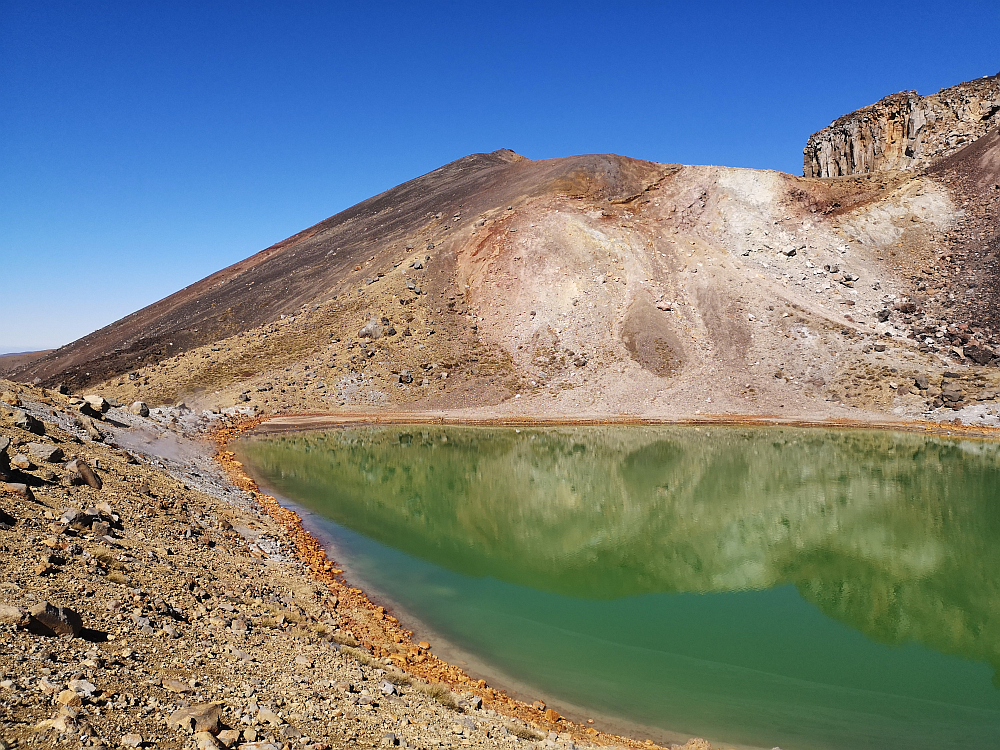
#> input picture images/panoramaStitching/tongariro_left_01.png, 1000 x 750 px
$ python A1P2.py
#> lines starting #> are read from the running program, lines starting #| are printed output that depends on the picture
### A1P1.py
from operator import truediv

from PIL import Image
from scipy.sparse.linalg import MatrixRankWarning

import imageProcessing.convolve2D as IPConv2D
import math

import random
import numpy as np
from matplotlib import pyplot
from matplotlib.patches import Circle, ConnectionPatch
from timeit import default_timer as timer
from scipy.ndimage import distance_transform_edt as edt, binary_dilation
import imageIO.readwrite as IORW
import imageProcessing.pixelops as IPPixelOps
import imageProcessing.utilities as IPUtils
import imageProcessing.smoothing as IPSmooth

def average_lvbo(width, height, pixels):
    out = IPUtils.createInitializedGreyscalePixelArray(width,height)
    # If the skeleton code skips edges, change to range(1, image_height-1)
    for r in range(1, height - 1):
        for c in range(1,width - 1):
            s = 0.0
            for rr in range(-1, 2):
                for cc in range(-1, 2):
                    s += pixels[r + rr][c + cc]
                    out[r][c] = s / 9.0
    return out

def load_Grey(image_path):
    img = Image.open(image_path).convert('L')
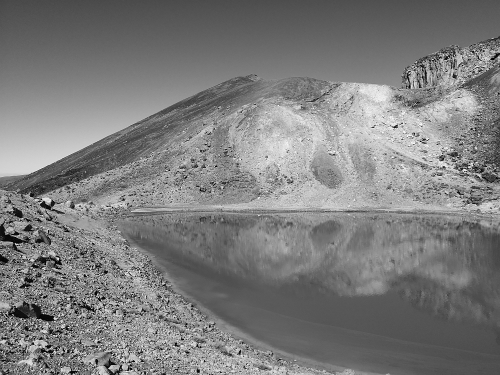
#> img: PIL image 1000x750 L (shown at 1/2 size); min 0, max 255, mean 124.9
    width, height = img.size
    pixels = list(img.getdata())
#> pixels = 750000 items

    pixel_array = []
    for y in range(height):
        row = []
        for x in range(width):
            grey = pixels[y * width + x]
            row.append(grey)
        pixel_array.append(row)
#> after the loop, pixel_array = 750 items
    return width, height, pixel_array

#When k_size = 5
def jisuan_Gaosilvbo(width, height, pixels):
    k = [0.0625, 0.25, 0.375, 0.25, 0.0625]  # sigma≈1.0
    averaged = IPConv2D.computeSeparableConvolution2DOddNTapBorderZero(
    pixels, width, height, k
     )
    return averaged

def sobel_core(width, height, pixels):
    sobel_x = [[-1, 0, 1],
    [-2, 0, 2],
    [-1, 0, 1]]
    sobel_y = [[-1, -2, -1],
    [0, 0, 0],
    [1, 2, 1]]
    Ix = IPUtils.createInitializedGreyscalePixelArray(width, height)
    Iy = IPUtils.createInitializedGreyscalePixelArray(width, height)
    # 略去边界
    for r in range(1, height - 1):
        for c in range(1,width - 1):
            gx = 0.0
            gy = 0.0
            for rr in range(-1, 2):
                for cc in range(-1, 2):
                    pixel_val = pixels[r + rr][c + cc]
                    gx += pixel_val * sobel_x[rr + 1][cc + 1]
                    gy += pixel_val * sobel_y[rr + 1][cc + 1]
            Ix[r][c] = gx
            Iy[r][c] = gy
    return Ix, Iy

# 2. Harris 角点检测（不使用第三方库）
def computeHarrisCorners(pixels, width, height, k=0.04):
    # 1) 计算梯度 Ix, Iy
    Ix, Iy = sobel_core(width,height,pixels)

    # 2) 初始化 Ixx, Iyy, Ixy
    Ixx = IPUtils.createInitializedGreyscalePixelArray(width, height)
    Iyy = IPUtils.createInitializedGreyscalePixelArray(width, height)
    Ixy = IPUtils.createInitializedGreyscalePixelArray(width,  height)

    R= IPUtils.createInitializedGreyscalePixelArray(width, height)

    for y in range(height):
        for x in range(width):
            xx = Ix[y][x]
            yy = Iy[y][x]
            Ixx[y][x] = xx * xx
            Iyy[y][x] = yy * yy
            Ixy[y][x] = xx * yy

    # 3) 对 Ixx, Iyy, Ixy 进行高斯平滑，减少噪声
    Ixx = jisuan_Gaosilvbo( width, height, Ixx)
    Iyy = jisuan_Gaosilvbo( width, height, Iyy)
    Ixy = jisuan_Gaosilvbo( width, height, Ixy)

    # 4) 计算 Harris 响应 R = det(M) - k*(trace(M))^2
    for y in range(height):
        for x in range(width):
            xx=Ixx[y][x]
            yy=Iyy[y][x]
            xy=Ixy[y][x]
            detM = xx*yy-xy*xy
            traceM = xx+yy
            R[y][x] = detM - k * (traceM ** 2)

    # 5) 提取所有大于阈值的点（或者直接提取全部），记录响应值和坐标
    goodcorners_list = []

    for y in range(height):
        for x in range(width):
            if R[y][x] > 1e7:  # 按题目要求阈值10^7
                goodcorners_list.append(((x, y),R[y][x]))

    print(f"Total corners above threshold: {len(goodcorners_list)}")
    return R,goodcorners_list


def NMS(height, width, R_Matrix,goodcorners_list):
    afterNMS=[]
    for (x,y),R in goodcorners_list:
        is_max = True
        for i in range(-1, 2):
            for j in range(-1, 2):
                n_y=y+i
                n_x=x+j
                if 0 <= n_y < height and 0 <= n_x < width:
                    if R_Matrix[n_y][n_x] > R:
                        is_max = False
                        break
            if not is_max:
                break
        if is_max:
            afterNMS.append(((x, y),R))
    return afterNMS

def sort_by_R(NMScorners, num=1000):
    sorted_corners = sorted(NMScorners, key=lambda item: item[1], reverse=True)

    top_1000_corners = []
    for i, corner in enumerate(sorted_corners):
        if i >= 1000:
            break
        top_1000_corners.append(corner)

    return top_1000_corners


def main():
    filename_left_image = "./images/panoramaStitching/tongariro_left_01.png"
    filename_right_image = "./images/panoramaStitching/tongariro_right_01.png"
    width_left, height_left, pixels_left = load_Grey(filename_left_image)
#> width_left = 1000; height_left = 750; pixels_left = 750 items
    width_right, height_right, pixels_right = load_Grey(filename_right_image)
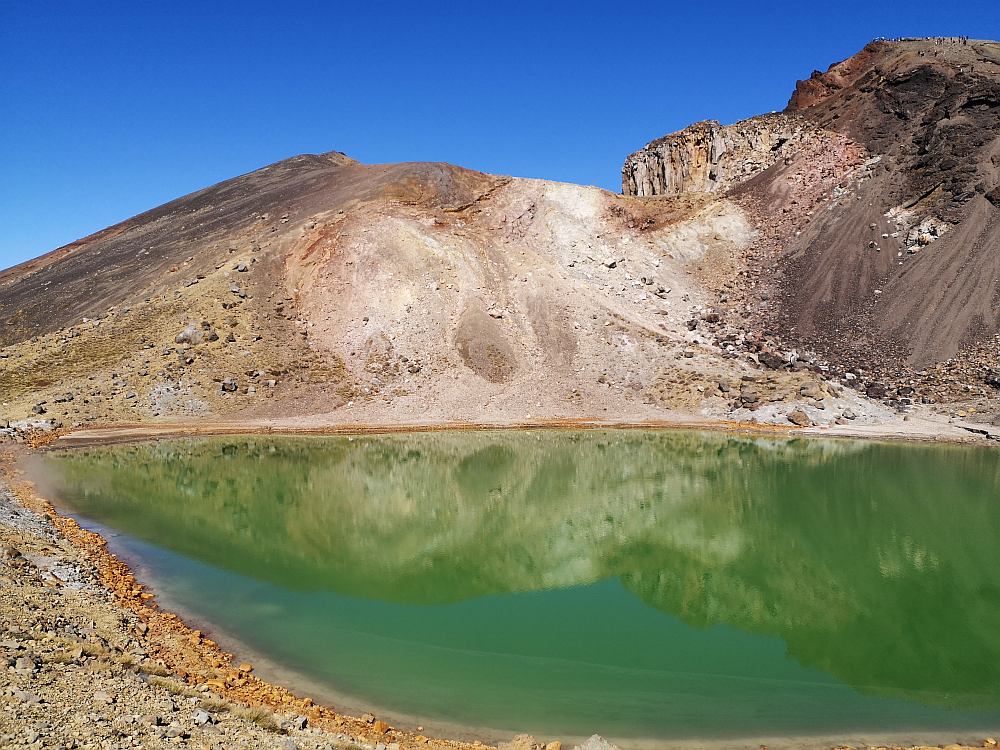
#> input picture images/panoramaStitching/tongariro_right_01.png, 1000 x 750 px
#> in load_Grey (call 2), `img = Image.open(image_path).convert('L')`:
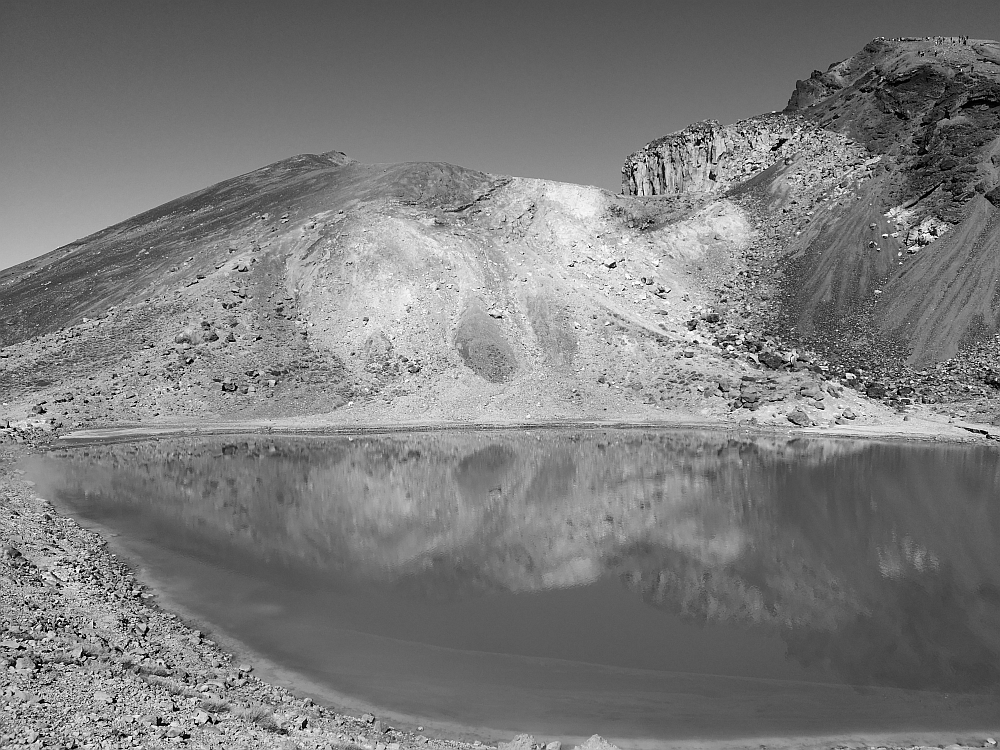
#> img: PIL image 1000x750 L; min 0, max 255, mean 123.1
#> width_right = 1000; height_right = 750; pixels_right = 750 items
#> (the rest of the program and of its run is left out)
